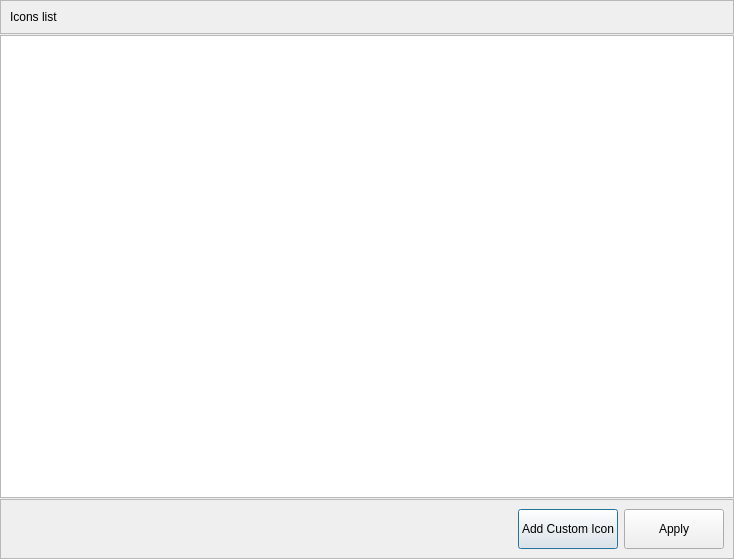
<?xml version="1.0" encoding="UTF-8"?>
<ui version="4.0">
 <class>Dialog</class>
 <widget class="QDialog" name="Dialog">
  <property name="geometry">
   <rect>
    <x>0</x>
    <y>0</y>
    <width>734</width>
    <height>559</height>
   </rect>
  </property>
  <property name="windowTitle">
   <string>Dialog</string>
  </property>
  <layout class="QVBoxLayout" name="verticalLayout">
   <property name="spacing">
    <number>1</number>
   </property>
   <property name="leftMargin">
    <number>0</number>
   </property>
   <property name="topMargin">
    <number>0</number>
   </property>
   <property name="rightMargin">
    <number>0</number>
   </property>
   <property name="bottomMargin">
    <number>0</number>
   </property>
   <item>
    <widget class="QFrame" name="frame">
     <property name="frameShape">
      <enum>QFrame::StyledPanel</enum>
     </property>
     <property name="frameShadow">
      <enum>QFrame::Raised</enum>
     </property>
     <layout class="QHBoxLayout" name="horizontalLayout_2">
      <item>
       <widget class="QLabel" name="label">
        <property name="text">
         <string>Icons list</string>
        </property>
       </widget>
      </item>
     </layout>
    </widget>
   </item>
   <item>
    <widget class="QListWidget" name="icons_list_listWidget">
     <property name="editTriggers">
      <set>QAbstractItemView::DoubleClicked|QAbstractItemView::EditKeyPressed</set>
     </property>
     <property name="showDropIndicator" stdset="0">
      <bool>false</bool>
     </property>
     <property name="dragDropMode">
      <enum>QAbstractItemView::NoDragDrop</enum>
     </property>
     <property name="defaultDropAction">
      <enum>Qt::IgnoreAction</enum>
     </property>
     <property name="movement">
      <enum>QListView::Static</enum>
     </property>
     <property name="resizeMode">
      <enum>QListView::Adjust</enum>
     </property>
     <property name="viewMode">
      <enum>QListView::IconMode</enum>
     </property>
    </widget>
   </item>
   <item>
    <widget class="QFrame" name="frame_2">
     <property name="frameShape">
      <enum>QFrame::StyledPanel</enum>
     </property>
     <property name="frameShadow">
      <enum>QFrame::Raised</enum>
     </property>
     <layout class="QHBoxLayout" name="horizontalLayout">
      <item>
       <spacer name="horizontalSpacer">
        <property name="orientation">
         <enum>Qt::Horizontal</enum>
        </property>
        <property name="sizeHint" stdset="0">
         <size>
          <width>40</width>
          <height>20</height>
         </size>
        </property>
       </spacer>
      </item>
      <item>
       <widget class="QPushButton" name="add_custom_icon_pushButton">
        <property name="minimumSize">
         <size>
          <width>100</width>
          <height>40</height>
         </size>
        </property>
        <property name="toolTip">
         <string>Open OS explorer to select a custom icon</string>
        </property>
        <property name="text">
         <string>Add Custom Icon</string>
        </property>
       </widget>
      </item>
      <item>
       <widget class="QPushButton" name="icon_apply_pushButton">
        <property name="minimumSize">
         <size>
          <width>100</width>
          <height>40</height>
         </size>
        </property>
        <property name="text">
         <string>Apply</string>
        </property>
       </widget>
      </item>
     </layout>
    </widget>
   </item>
  </layout>
 </widget>
 <resources/>
 <connections/>
</ui>
